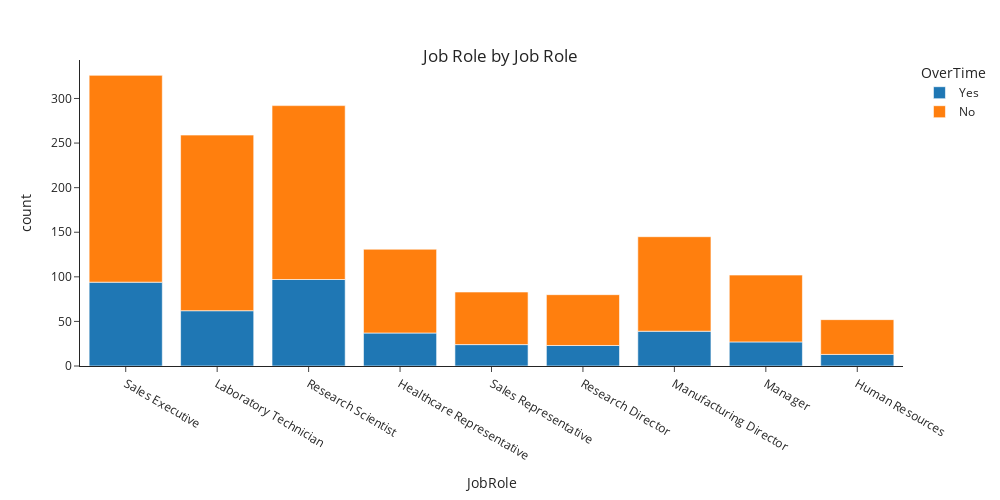

Notebook source saved alongside this figure:
### Markdown cell above
**Title:** Distribution of working overtime in job roles.

**Chart type:** Stacked bar chart.

**Visualization:**

### Code cell
fig = px.histogram(
    data_frame=df,
    x="JobRole",
    color="OverTime",
    width=1000,
    height=500,
    template="simple_white",
)

fig.update_layout(
    title={
        "text": "Job Role by Job Role",
        "y": 0.9,
        "x": 0.5,
        "xanchor": "center",
        "yanchor": "top",
    }
)
fig.show()

### Figure 1 — Plotly figure (JSON) as saved in the notebook; plotly's stock layout.template omitted (floating-point values rounded to 4 significant figures; data arrays with more than 128 entries replaced by an {"elided": "..."} marker saying what was removed)
{"data": [{"alignmentgroup": "True", "bingroup": "x", "hovertemplate": "OverTime=Yes<br>JobRole=%{x}<br>count=%{y}<extra></extra>", "legendgroup": "Yes", "marker": {"color": "#1F77B4", "pattern": {"shape": ""}}, "name": "Yes", "offsetgroup": "Yes", "orientation": "v", "showlegend": true, "type": "histogram", "x": {"elided": "416 str values"}, "xaxis": "x", "yaxis": "y"}, {"alignmentgroup": "True", "bingroup": "x", "hovertemplate": "OverTime=No<br>JobRole=%{x}<br>count=%{y}<extra></extra>", "legendgroup": "No", "marker": {"color": "#FF7F0E", "pattern": {"shape": ""}}, "name": "No", "offsetgroup": "No", "orientation": "v", "showlegend": true, "type": "histogram", "x": {"elided": "1054 str values"}, "xaxis": "x", "yaxis": "y"}], "layout": {"barmode": "relative", "height": 500, "legend": {"title": {"text": "OverTime"}, "tracegroupgap": 0}, "margin": {"t": 60}, "title": {"text": "Job Role by Job Role", "x": 0.5, "xanchor": "center", "y": 0.9, "yanchor": "top"}, "width": 1000, "xaxis": {"anchor": "y", "domain": [0, 1], "title": {"text": "JobRole"}}, "yaxis": {"anchor": "x", "domain": [0, 1], "title": {"text": "count"}}}}
